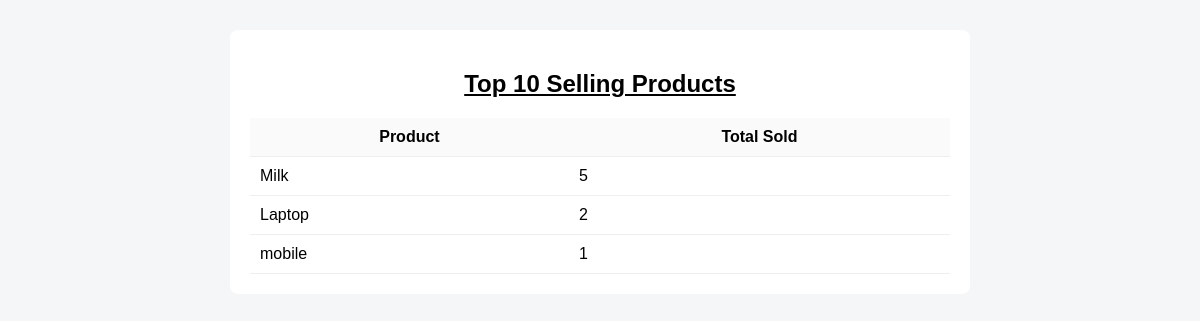
The page /a1/top-products-page/ on the database as committed earlier.
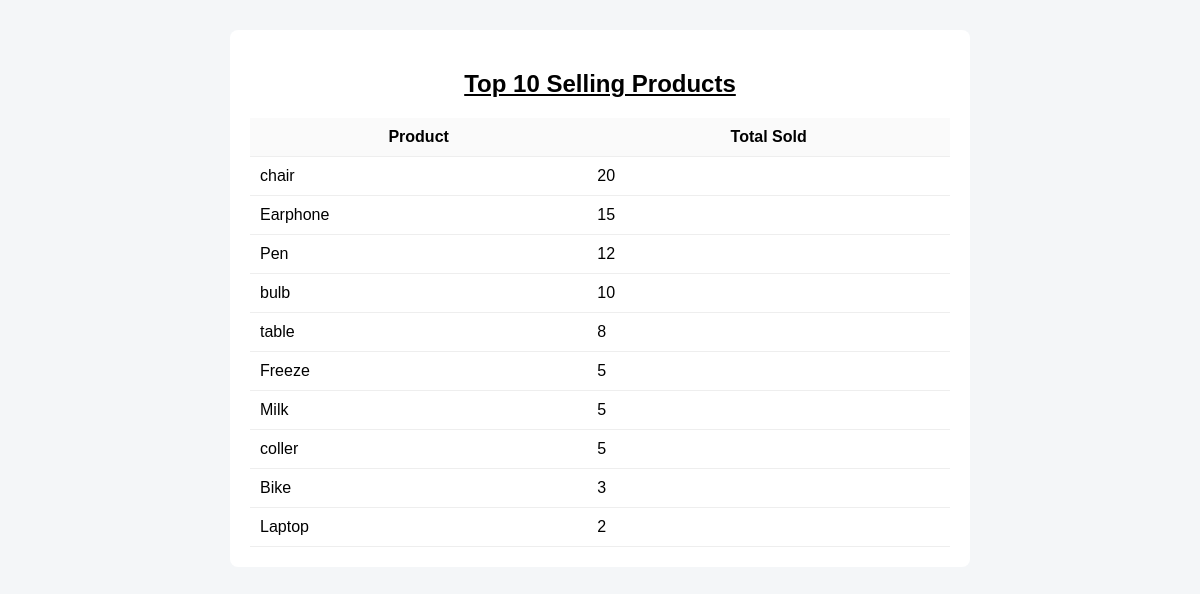
The same page on the database as committed later.
### shop/models.py (models this page shows)
class Product(models.Model):
    name = models.CharField(max_length=255, unique=True, db_index=True)
    price = models.DecimalField(max_digits=12, decimal_places=2)
    stock_qty = models.IntegerField()

### shop/views.py (the view)
# urls.py: path('top-products-page/', views.top_products_page, name='top_products_page'),
def top_products_page(request):
    data = (
    Order.objects.values('product__name')
    .annotate(total_sold=Sum('quantity'))
    .order_by('-total_sold')[:10]
    )
    print("anuj7----", data)
    return render(request, 'shop/top_10_products.html', {'products': data})

### shop/templates/shop/top_10_products.html (shortened to what this page needs)
<!doctype html>
<html>
<head>
</head>
<body>
    <div class="container">
        <u><center><h2>Top 10 Selling Products</h2></center></u>
        <table>
           <tr><th>Product</th><th>Total Sold</th></tr>
           {% for p in products %}
           <tr>
             <td>{{ p.product__name }}</td>
             <td>{{ p.total_sold }}</td>
           </tr>
           {% endfor %}
        </table>
    </div>
</body>
</html>

Rows that differ between the two databases and show on the page:
no longer on this page (row unchanged): Product: product__name "mobile", total_sold "1"
added Product: product__name "chair", total_sold "20"
added Product: product__name "Earphone", total_sold "15"
added Product: product__name "Pen", total_sold "12"
added Product: product__name "bulb", total_sold "10"
added Product: product__name "table", total_sold "8"
added Product: product__name "Freeze", total_sold "5"
added Product: product__name "coller", total_sold "5"
added Product: product__name "Bike", total_sold "3"
